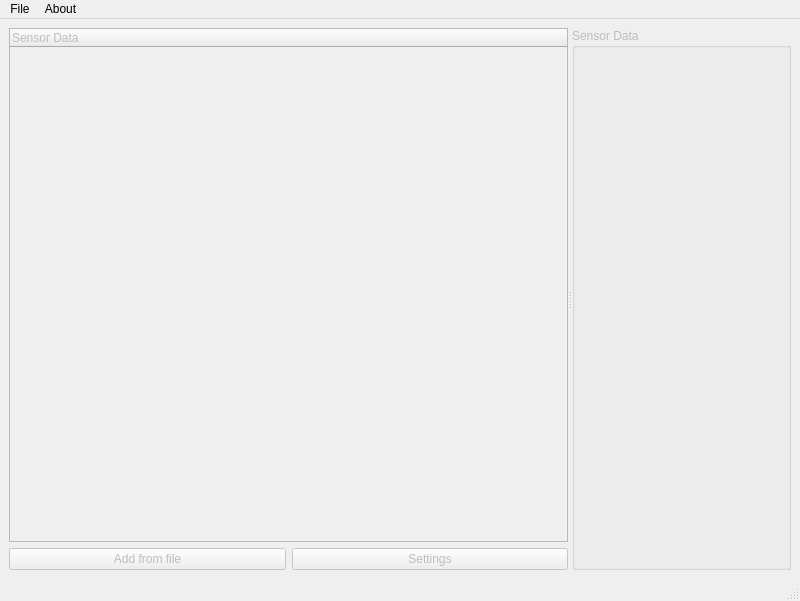
<?xml version="1.0" encoding="UTF-8"?>
<ui version="4.0">
 <class>MainWindow</class>
 <widget class="QMainWindow" name="MainWindow">
  <property name="geometry">
   <rect>
    <x>0</x>
    <y>0</y>
    <width>800</width>
    <height>601</height>
   </rect>
  </property>
  <property name="windowTitle">
   <string>Sensor Data Manager</string>
  </property>
  <property name="windowIcon">
   <iconset resource="../res/vsdt.qrc">
    <normaloff>:/icons/sensor_manager.png</normaloff>:/icons/sensor_manager.png</iconset>
  </property>
  <widget class="QWidget" name="centralWidget">
   <property name="enabled">
    <bool>false</bool>
   </property>
   <layout class="QVBoxLayout" name="verticalLayout_3">
    <item>
     <widget class="QSplitter" name="splitter">
      <property name="orientation">
       <enum>Qt::Horizontal</enum>
      </property>
      <widget class="QWidget" name="verticalLayoutWidget">
       <layout class="QVBoxLayout" name="controlVerticalLayout">
        <item>
         <widget class="QTreeWidget" name="sensorDataTree">
          <property name="headerHidden">
           <bool>false</bool>
          </property>
          <property name="columnCount">
           <number>1</number>
          </property>
          <column>
           <property name="text">
            <string>Sensor Data</string>
           </property>
          </column>
         </widget>
        </item>
        <item>
         <layout class="QHBoxLayout" name="horizontalLayout_2">
          <item>
           <widget class="QPushButton" name="addButton">
            <property name="text">
             <string>Add from file</string>
            </property>
            <property name="icon">
             <iconset resource="../res/vsdt.qrc">
              <normaloff>:/icons/add_file.png</normaloff>:/icons/add_file.png</iconset>
            </property>
           </widget>
          </item>
          <item>
           <widget class="QPushButton" name="settingsButton">
            <property name="text">
             <string>Settings</string>
            </property>
            <property name="icon">
             <iconset resource="../res/vsdt.qrc">
              <normaloff>:/icons/settings.png</normaloff>:/icons/settings.png</iconset>
            </property>
           </widget>
          </item>
         </layout>
        </item>
       </layout>
      </widget>
      <widget class="QGroupBox" name="viewGroupBox">
       <property name="title">
        <string>Sensor Data</string>
       </property>
      </widget>
     </widget>
    </item>
   </layout>
  </widget>
  <widget class="QStatusBar" name="statusbar"/>
  <widget class="QMenuBar" name="menuBar">
   <property name="geometry">
    <rect>
     <x>0</x>
     <y>0</y>
     <width>800</width>
     <height>21</height>
    </rect>
   </property>
   <widget class="QMenu" name="menuFile">
    <property name="title">
     <string>File</string>
    </property>
    <addaction name="newSensorDataAction"/>
    <addaction name="saveSensorDataAction"/>
    <addaction name="separator"/>
    <addaction name="exitAction"/>
   </widget>
   <widget class="QMenu" name="menuAbout">
    <property name="title">
     <string>About</string>
    </property>
   </widget>
   <addaction name="menuFile"/>
   <addaction name="menuAbout"/>
  </widget>
  <action name="newSensorDataAction">
   <property name="text">
    <string>New Sensor Data</string>
   </property>
  </action>
  <action name="saveSensorDataAction">
   <property name="text">
    <string>Save</string>
   </property>
  </action>
  <action name="exitAction">
   <property name="text">
    <string>Exit</string>
   </property>
  </action>
  <action name="actionS">
   <property name="text">
    <string>s</string>
   </property>
  </action>
 </widget>
 <resources>
  <include location="../res/vsdt.qrc"/>
 </resources>
 <connections/>
</ui>
